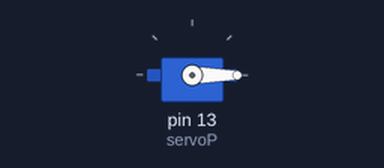
The sketch below on a simulated Arduino Uno, built with avr-gcc and run on an emulated ATmega328P. On the bench: servo. What the sketch prints to the serial monitor is not drawn.

Above: at 8.05 s.
Timing chart, 0 to 12.6 s (numbered marks = the images above):
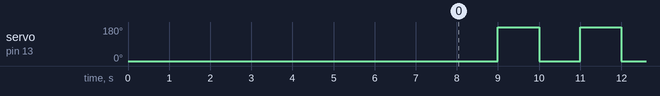

Measured:
- by itself, servo on pin 13 (servoP): alternates 180° for 1.0 s and 0° for 1.0 s

The sketch:

servo_test.ino
```cpp
#include <Servo.h>

Servo servoP;

void setup() {
  Serial.begin(115200);

  servoP.attach(13);
  servoP.write(0);
  Serial.println("setup complete");
  delay(8000);
}

void loop() {
  servoP.write(0);
  delay(1000);
  servoP.write(180);
  delay(1000);
  Serial.println("spin");
}
```
